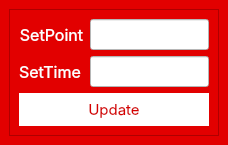
<?xml version="1.0" encoding="UTF-8"?>
<ui version="4.0">
 <class>MainWindow</class>
 <widget class="QMainWindow" name="MainWindow">
  <property name="geometry">
   <rect>
    <x>0</x>
    <y>0</y>
    <width>228</width>
    <height>142</height>
   </rect>
  </property>
  <property name="windowTitle">
   <string>MainWindow</string>
  </property>
  <property name="styleSheet">
   <string notr="true">background-color: rgb(226, 0, 0);</string>
  </property>
  <widget class="QWidget" name="centralwidget">
   <layout class="QVBoxLayout" name="verticalLayout">
    <item>
     <widget class="QFrame" name="frame">
      <property name="frameShape">
       <enum>QFrame::StyledPanel</enum>
      </property>
      <property name="frameShadow">
       <enum>QFrame::Raised</enum>
      </property>
      <layout class="QFormLayout" name="formLayout">
       <item row="0" column="0">
        <widget class="QLabel" name="label_2">
         <property name="font">
          <font>
           <family>SF Pro Display</family>
           <pointsize>12</pointsize>
          </font>
         </property>
         <property name="styleSheet">
          <string notr="true">color: rgb(255, 255, 255);</string>
         </property>
         <property name="text">
          <string>SetPoint</string>
         </property>
         <property name="alignment">
          <set>Qt::AlignCenter</set>
         </property>
        </widget>
       </item>
       <item row="0" column="1">
        <widget class="QLineEdit" name="SetPoint">
         <property name="font">
          <font>
           <family>SF Pro Display</family>
           <pointsize>-1</pointsize>
           <weight>75</weight>
           <italic>false</italic>
           <bold>true</bold>
          </font>
         </property>
         <property name="styleSheet">
          <string notr="true">background-color: rgb(255, 255, 255);
color: rgb(143, 0, 0);
border-bottom: 2px solid rgba(255, 255, 255, 100);
padding-bottom:7px;
font-size: 15px;
font-family: &quot;SF Pro Display&quot;; 
	font-weight: bold; 
    font-style: normal;</string>
         </property>
         <property name="text">
          <string/>
         </property>
        </widget>
       </item>
       <item row="1" column="0">
        <widget class="QLabel" name="label">
         <property name="font">
          <font>
           <family>SF Pro Display</family>
           <pointsize>12</pointsize>
          </font>
         </property>
         <property name="styleSheet">
          <string notr="true">color: rgb(255, 255, 255);</string>
         </property>
         <property name="text">
          <string>SetTime</string>
         </property>
         <property name="alignment">
          <set>Qt::AlignCenter</set>
         </property>
        </widget>
       </item>
       <item row="1" column="1">
        <widget class="QLineEdit" name="SetTime">
         <property name="font">
          <font>
           <family>SF Pro Display</family>
           <pointsize>-1</pointsize>
           <weight>75</weight>
           <italic>false</italic>
           <bold>true</bold>
          </font>
         </property>
         <property name="styleSheet">
          <string notr="true">background-color: rgb(255, 255, 255);
color: rgb(143, 0, 0);
border-bottom: 2px solid rgba(255, 255, 255, 100);
padding-bottom:7px;
font-size: 15px;
font-family: &quot;SF Pro Display&quot;; 
	font-weight: bold; 
    font-style: normal;</string>
         </property>
        </widget>
       </item>
       <item row="2" column="0" colspan="2">
        <widget class="QPushButton" name="updateSP">
         <property name="font">
          <font>
           <family>SF Pro Display</family>
           <pointsize>-1</pointsize>
           <weight>50</weight>
           <italic>false</italic>
           <bold>false</bold>
          </font>
         </property>
         <property name="cursor">
          <cursorShape>PointingHandCursor</cursorShape>
         </property>
         <property name="styleSheet">
          <string notr="true">background-color: rgb(255, 255, 255);
border-color: rgb(255, 255, 255);
border-radius : 30px;
color: rgb(214, 0, 0);
font-size: 15px;
padding:7px;
font-family: &quot;SF Pro Display&quot;; 
	font-weight: normal; 
    font-style: normal;</string>
         </property>
         <property name="text">
          <string>Update</string>
         </property>
        </widget>
       </item>
      </layout>
     </widget>
    </item>
   </layout>
  </widget>
 </widget>
 <resources/>
 <connections/>
</ui>
